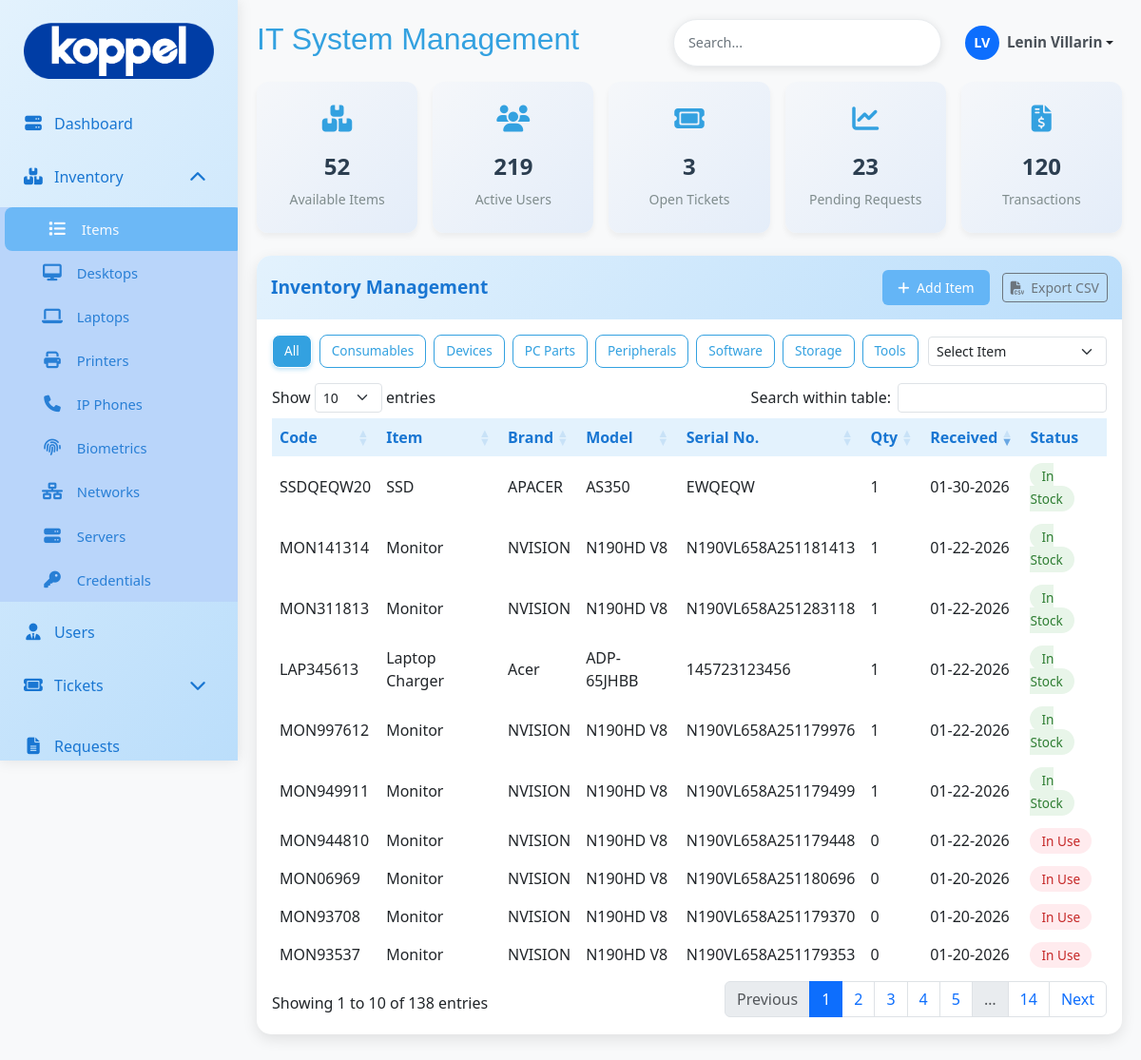
The app's page /admin/inventory.php (signed in) with its own data.
### tables this page shows
CREATE TABLE `item_type` (
  `type_id` int(11) NOT NULL AUTO_INCREMENT,
  `type_name` varchar(100) NOT NULL,
  `description` text DEFAULT NULL,
  PRIMARY KEY (`type_id`)
);

CREATE TABLE `item_tb` (
  `item_id` int(11) NOT NULL AUTO_INCREMENT,
  `item_code` varchar(100) NOT NULL DEFAULT 'N/A',
  `name` varchar(100) NOT NULL,
  `brand` varchar(100) NOT NULL,
  `model` varchar(100) NOT NULL,
  `serial_number` varchar(100) DEFAULT NULL,
  `description` text DEFAULT NULL,
  `quantity` int(11) DEFAULT 0,
  `date_received` date DEFAULT NULL,
  `created_at` timestamp NOT NULL DEFAULT current_timestamp(),
  `updated_at` timestamp NOT NULL DEFAULT current_timestamp() ON UPDATE current_timestamp(),
  `type_id` int(11) unsigned NOT NULL,
  PRIMARY KEY (`item_id`),
  KEY `type_id` (`type_id`)
);

### admin/inv/inv_sql.php (called while the page is built, shortened)
<?php
  $sql = "
      SELECT i.*, t.type_name
      FROM item_tb i
      LEFT JOIN item_type t ON i.type_id = t.type_id
      ORDER BY i.item_id DESC
  ";
  $result = $conn->query($sql);
  $typeResult = $conn->query("SELECT type_id, type_name, description FROM item_type ORDER BY type_name ASC");
?>

### admin/inv/inv_table.php (the view, shortened to what this page needs)
<div class="card">
    <div class="card-header d-flex justify-content-between align-items-center">
        <span>Inventory Management</span>
        <span><a href="inv/add_item.php" class="btn btn-sm btn-primary me-2">
            <i class="fas fa-plus me-1"></i> Add Item
        </a>
        <a href="inv/print_inventory.php" class="btn btn-sm btn-outline-secondary">
            <i class="fas fa-file-csv me-1"></i> Export CSV
        </a>    </span>
    </div>
    <div class="card-body">
        <div class="d-flex align-items-center justify-content-between flex-wrap gap-2 mb-3">
            <div class="d-flex flex-wrap gap-2">
                <button class="btn btn-outline-blue type-filter active" data-type="">All</button>
                <?php while($t = $typeResult->fetch_assoc()): ?>
                    <button class="btn btn-outline-blue type-filter" data-type="<?= htmlspecialchars($t['type_name']) ?>">
                        <?= htmlspecialchars($t['type_name']) ?>
                    </button>
                <?php endwhile; ?>
            </div>
            <div style="width: 188px;">
                <select id="filterByName" class="form-select form-select-sm">
                    <option value="">Select Item</option>
                </select>
            </div>
        </div>
        <div class="table-responsive">
            <table id="inventoryTable" class="table table-hover">
                <thead>
                    <tr>
                        <th>Code</th>
                        <th>Item</th>
                        <th>Brand</th>
                        <th>Model</th>
                        <th>Serial No.</th>
                        <th>Qty</th>
                        <th>Received</th>
                        <th>Status</th>
                    </tr>
                </thead>
                <tbody>
                    <?php if ($result->num_rows > 0): ?>
                        <?php while($row = $result->fetch_assoc()): ?>
                        <tr
                            data-item-id="<?= (int)$row['item_id'] ?>"
                            data-code="<?= htmlspecialchars($row['item_code']) ?>"
                            data-name="<?= htmlspecialchars($row['name']) ?>"
                            data-brand="<?= htmlspecialchars($row['brand']) ?>"
                            data-model="<?= htmlspecialchars($row['model']) ?>"
                            data-serial="<?= htmlspecialchars($row['serial_number']) ?>"
                            data-desc="<?= htmlspecialchars($row['description']) ?>"
                            data-qty="<?= (int)$row['quantity'] ?>"
                            data-received="<?= date('m-d-Y', strtotime($row['date_received'])) ?>"
                            data-type="<?= htmlspecialchars($row['type_name']) ?>"
                        >
                            <td><?= $row['item_code'] ?></td>
                            <td><?= $row['name'] ?></td>
                            <td><?= $row['brand'] ?></td>
                            <td><?= $row['model'] ?></td>
                            <td><?= $row['serial_number'] ?></td>
                            <td><?= $row['quantity'] ?></td>
                            <td data-order="<?= date('Y-m-d', strtotime($row['date_received'])) ?>">
                                <?= date('m-d-Y', strtotime($row['date_received'])) ?>
                            </td>
                            <td>
                                <?php if ($row['quantity'] > 0): ?>
                                    <span class="status-active">In Stock</span>
                                <?php elseif ($row['type_id'] == 8): ?>
                                        <span class="status-consumed">Consumed</span>
                                <?php else: ?>
                                        <span class="status-inactive">In Use</span>
                                <?php endif; ?>
                            </td>
                        </tr>
                        <?php endwhile; ?>
                    <?php else: ?>
                        <tr><td colspan="9" class="text-center">No items found</td></tr>
                    <?php endif; ?>
                </tbody>
            </table>
        </div>
    </div>
</div>

### admin/asset/css/main.css (style rules this page uses)
:root { --light-blue: #e3f2fd; --medium-blue: #bbdefb; --dark-blue: #90caf9; --accent-blue: #64b5f6; --text-blue: #1976d2; }
body { background-color: #f8f9fa; font-family: 'Segoe UI', Tahoma, Geneva, Verdana, sans-serif; }
.card { border: none; border-radius: 15px; box-shadow: 0 5px 15px rgba(0,0,0,0.1); margin-bottom: 10px; background: white; transition: transform 0.3s ease; }
.card-header { background: linear-gradient(135deg, var(--light-blue), var(--medium-blue)); border-bottom: none; padding: 15px; border-radius: 15px 15px 0 0 !important; color: var(--text-blue); font-weight: 600; font-size: 1.2rem; }
.table th { background-color: var(--light-blue); color: var(--text-blue); font-weight: 600; border: none; }
.table td { vertical-align: middle; border: none; }
.btn-primary { background-color: var(--accent-blue); border: none; padding: 8px 16px; border-radius: 6px; transition: all 0.3s ease; }
.status-active, .status-returned { background-color: #e8f5e9; color: #2e7d32; padding: 4px 12px; border-radius: 20px; font-size: 0.85rem; font-weight: 500; }
.status-inactive, .status-consumed, .status-issued { background-color: #ffebee; color: #c62828; padding: 4px 12px; border-radius: 20px; font-size: 0.85rem; font-weight: 500; }
.btn-outline-blue { background-color: #fff; color: #33A1E0 !important; border: 1px solid #33A1E0; border-radius: 8px; padding: 6px 12px; font-size: 0.85rem; font-weight: 500; transition: all 0.2s ease; }
.btn-outline-blue.active { background-color: #33A1E0; color: #fff !important; box-shadow: 0 2px 4px rgba(51, 161, 224, 0.3); }
.status-active { background-color: #e8f5e9; color: #2e7d32; padding: 4px 12px; border-radius: 20px; font-size: 0.85rem; font-weight: 500; }
.status-inactive { background-color: #ffebee; color: #c62828; padding: 4px 12px; border-radius: 20px; font-size: 0.85rem; font-weight: 500; }

### records on screen
item_type: type_name "Consumables"
item_type: type_name "Devices"
item_type: type_name "PC Parts"
item_type: type_name "Peripherals"
item_type: type_name "Software"
item_type: type_name "Storage"
item_type: type_name "Tools"
item_tb: item_code "SSDQEQW20", name "SSD", brand "APACER", model "AS350", serial_number "EWQEQW", quantity "1", date_received "01-30-2026", shows "In Stock"
item_tb: item_code "MON141314", name "Monitor", brand "NVISION", model "N190HD V8", serial_number "N190VL658A251181413", quantity "1", date_received "01-22-2026", shows "In Stock"
item_tb: item_code "MON311813", name "Monitor", brand "NVISION", model "N190HD V8", serial_number "N190VL658A251283118", quantity "1", date_received "01-22-2026", shows "In Stock"
item_tb: item_code "LAP345613", name "Laptop Charger", brand "Acer", model "ADP-65JHBB", serial_number "145723123456", quantity "1", date_received "01-22-2026", shows "In Stock"
item_tb: item_code "MON997612", name "Monitor", brand "NVISION", model "N190HD V8", serial_number "N190VL658A251179976", quantity "1", date_received "01-22-2026", shows "In Stock"
item_tb: item_code "MON949911", name "Monitor", brand "NVISION", model "N190HD V8", serial_number "N190VL658A251179499", quantity "1", date_received "01-22-2026", shows "In Stock"
item_tb: item_code "MON944810", name "Monitor", brand "NVISION", model "N190HD V8", serial_number "N190VL658A251179448", quantity "0", date_received "01-22-2026", shows "In Use"
item_tb: item_code "MON06969", name "Monitor", brand "NVISION", model "N190HD V8", serial_number "N190VL658A251180696", quantity "0", date_received "01-20-2026", shows "In Use"
item_tb: item_code "MON93708", name "Monitor", brand "NVISION", model "N190HD V8", serial_number "N190VL658A251179370", quantity "0", date_received "01-20-2026", shows "In Use"
item_tb: item_code "MON93537", name "Monitor", brand "NVISION", model "N190HD V8", serial_number "N190VL658A251179353", quantity "0", date_received "01-20-2026", shows "In Use"

### other values on screen
substr($initials, 0, 2) "LV"
$_SESSION['fullname'] "Lenin Villarin"
$itemCount "52"
$userCount "219"
$ticketCount "3"
$requestCount "23"
$transactionCount "120"
